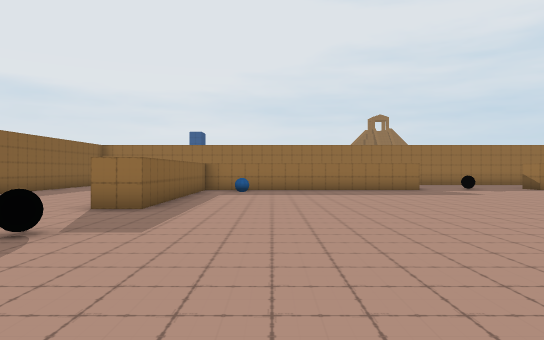
View 1 (above)

24 first-person views from a walk through a Unity game level. The camera is 1.5 m above the floor, looks level and sees 70° across. The floor is counted in squares, 2 m on a side. Each view is taken from the middle of a square. On the plan, view 1 faces up. The plan holds only what a view shows up to about 12 squares ahead; the rest is blank. The place goes on beyond the plan. The player character is not drawn. Some animated figures are left out.

View 2
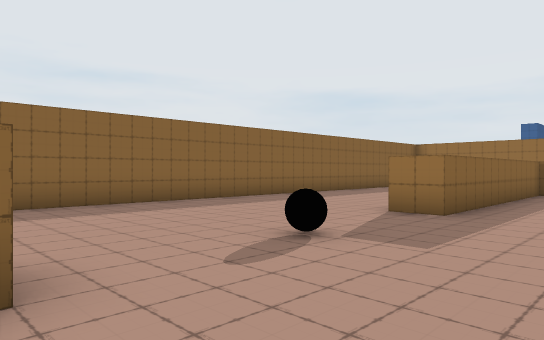

View 3
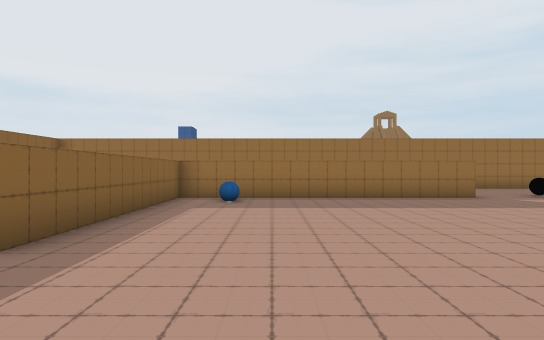

View 4
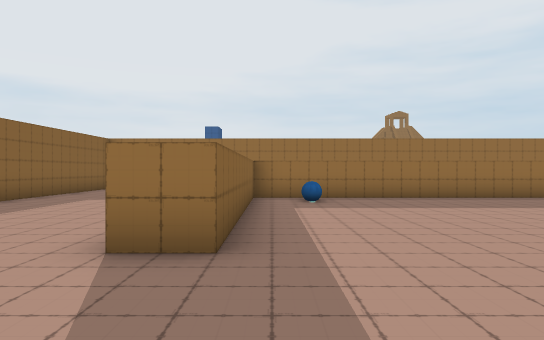

View 5
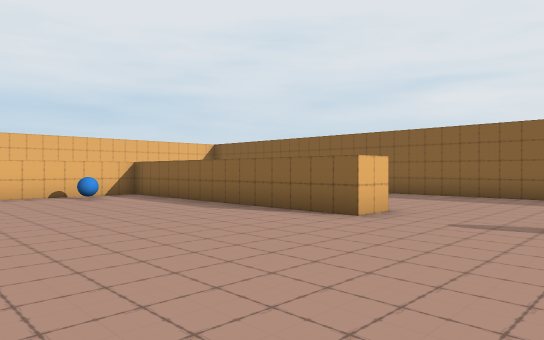

View 6
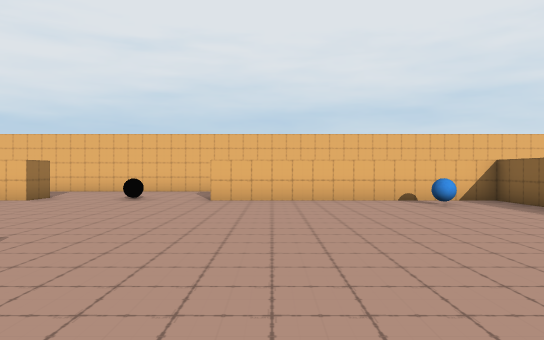

View 7
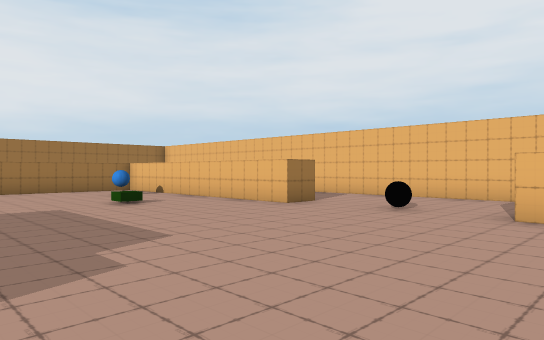

View 8
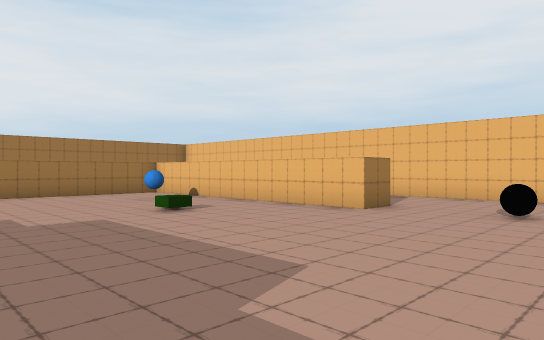

View 9
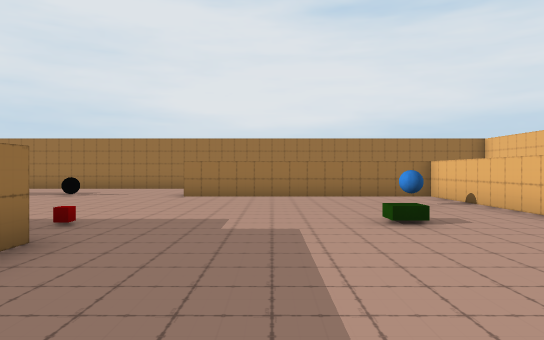

View 10
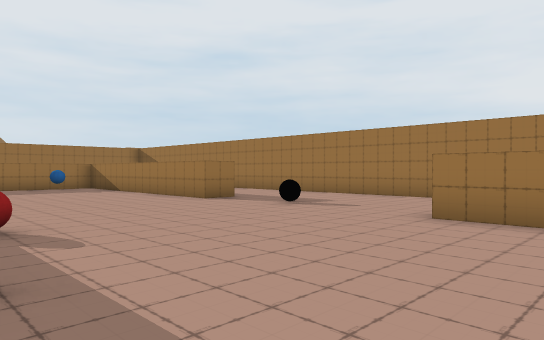

View 11
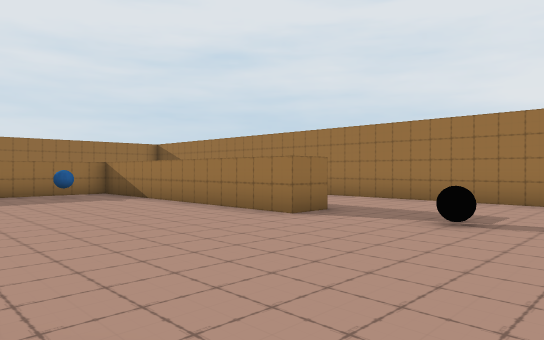

View 12
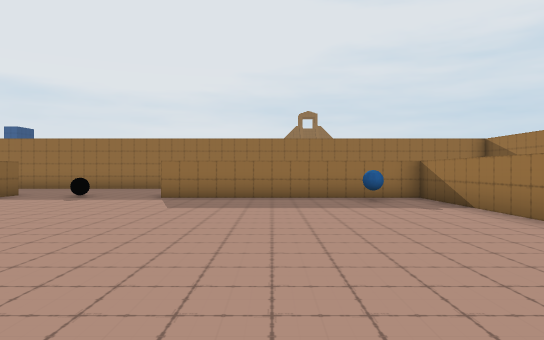

View 13
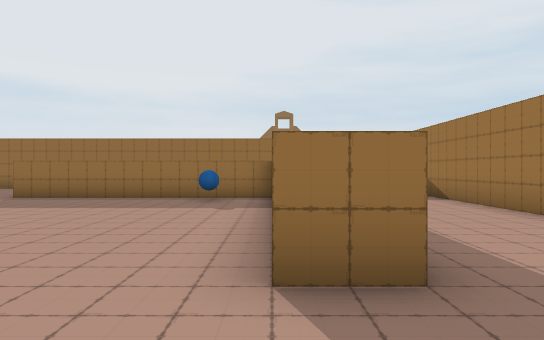

View 14
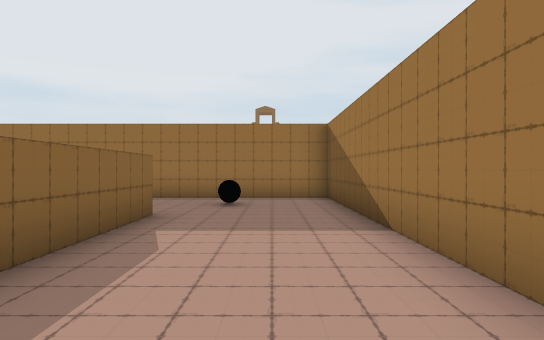

View 15
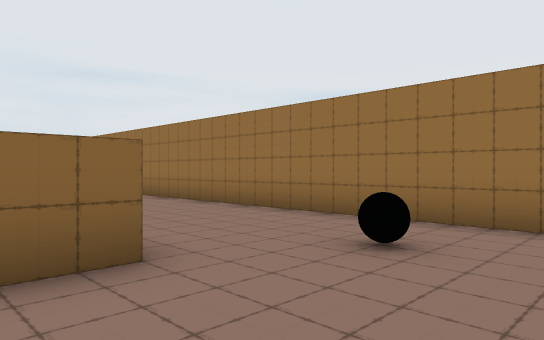

View 16
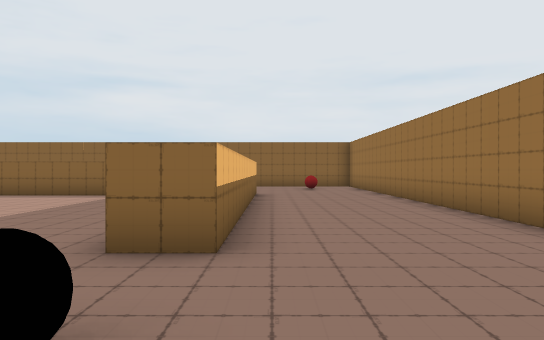

View 17
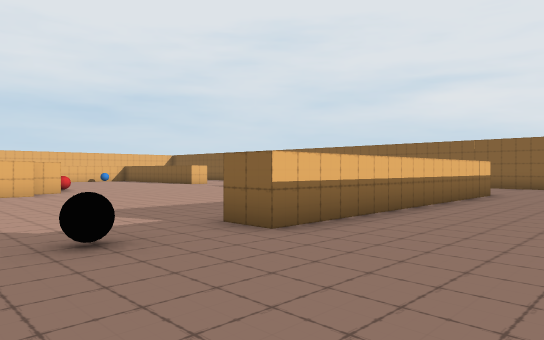

View 18
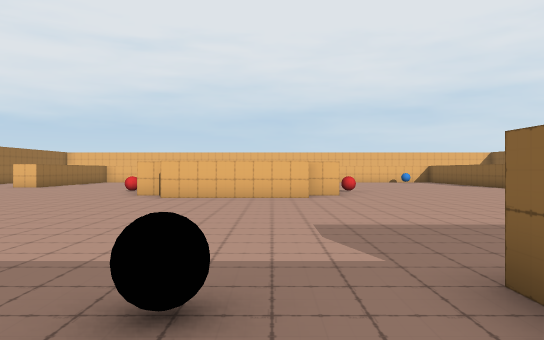

View 19
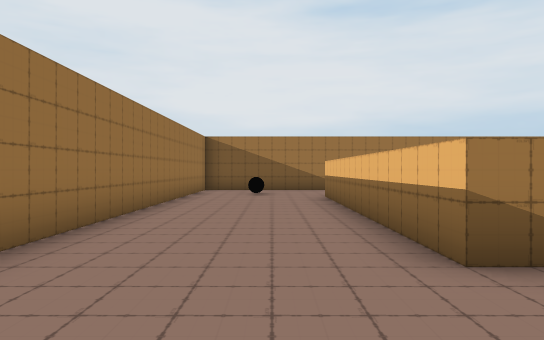

View 20
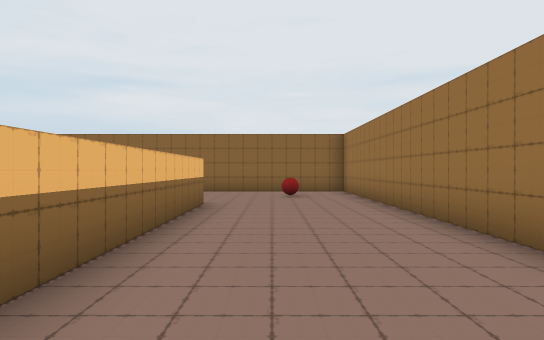

View 21
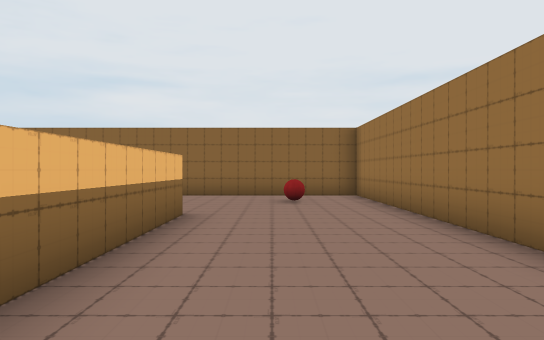

View 22
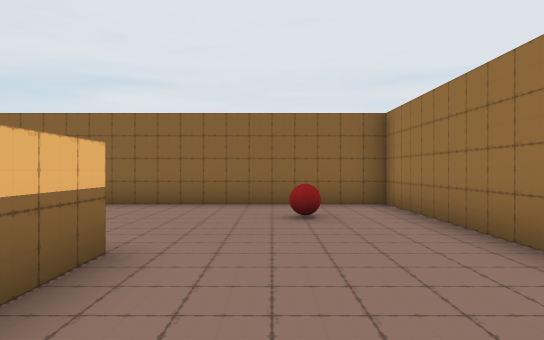

View 23
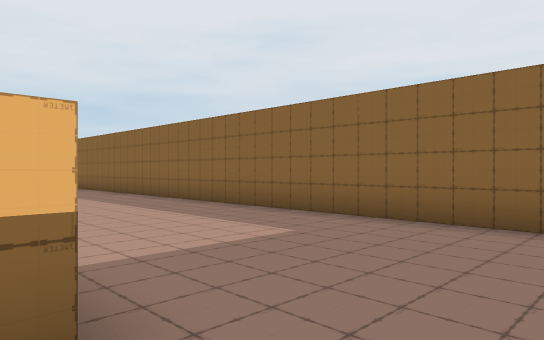

View 24
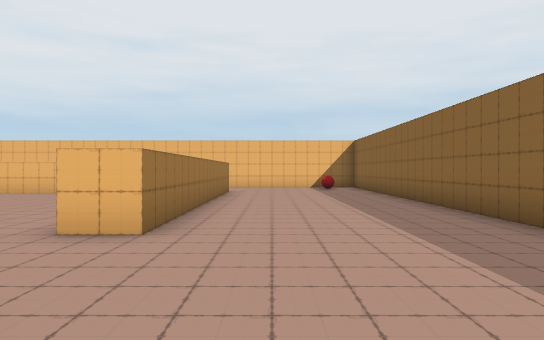

### Floor plan
Points are (right, up) in squares from view 1. A wall is a line through its corners. A room is listed if a view was taken in it or the views show most of it. See-through windows are left out.
Room 1 (views 1, 2, 3, 4, 5, 6, 7, 8, 9, 10, 11, 12, 13, 14, 15, 16, 17, 18, 19, 20, 21, 22, 23, 24)
walls: (5, 5.5) (6, 5.5); (5.9, 6.5) (10, 6.5); (10.2, 5.5) (11, 5.5); (10, 0.5) (9.5, 0.5); (10, 14.9) (10, 15.5) (18, 15.5) (18, 11.8); (-3.5, 15.5) (5.5, 15.5) (5.5, 14.5) (-2.5, 14.5) (-2.5, 7.5) (-3.5, 7.5); (18.1, 6.5) (17, 6.5) (17, 14.5) (10, 14.5); (4, 19.5) (-8.5, 19.5) (-8.5, -6); (9, -7.6) (9, -6.5) (17, -6.5) (17, 0.5); (-3.5, -6) (-3.5, 1.5) (-2.5, 1.5) (-2.5, -6.5) (4.5, -6.5); (5.4, -10.5) (10.6, -10.5); (21.5, 2.4) (21.5, 19.5) (10, 19.5)
objects: other object (-6, 18); other object (-3, 4); other object (-1, -5); other object (-1, 13); other object (7, -7); other object (8, 15); other object (11, 1); other object (12, -4); other object (12, 4); other object (14, -5); other object (15, 13); other object (18, 4); other object (19, 17)

Where each view was taken, in squares from view 1:
view 1: 0 up, 0 right, facing up
view 2: 1 up, 0 right, facing up-left
view 3: 4 up, 0 right, facing up
view 4: 4 up, 2 left, facing up
view 5: 5 up, 3 right, facing down-left
view 6: 3 up, 3 right, facing down
view 7: 0 up, 3 right, facing down-right
view 8: 0 up, 5 right, facing down-right
view 9: 2 down, 6 right, facing right
view 10: 2 down, 11 right, facing up-right
view 11: 2 up, 12 right, facing up-right
view 12: 4 up, 13 right, facing up
view 13: 4 up, 17 right, facing up
view 14: 9 up, 20 right, facing up
view 15: 14 up, 21 right, facing up-left
view 16: 16 up, 9 right, facing left
view 17: 19 up, 9 right, facing down-left
view 18: 17 up, 7 right, facing down
view 19: 17 up, 7 right, facing right
view 20: 17 up, 5 right, facing left
view 21: 17 up, 3 right, facing left
view 22: 17 up, 0 right, facing left
view 23: 17 up, 3 left, facing down-left
view 24: 6 up, 5 left, facing down
